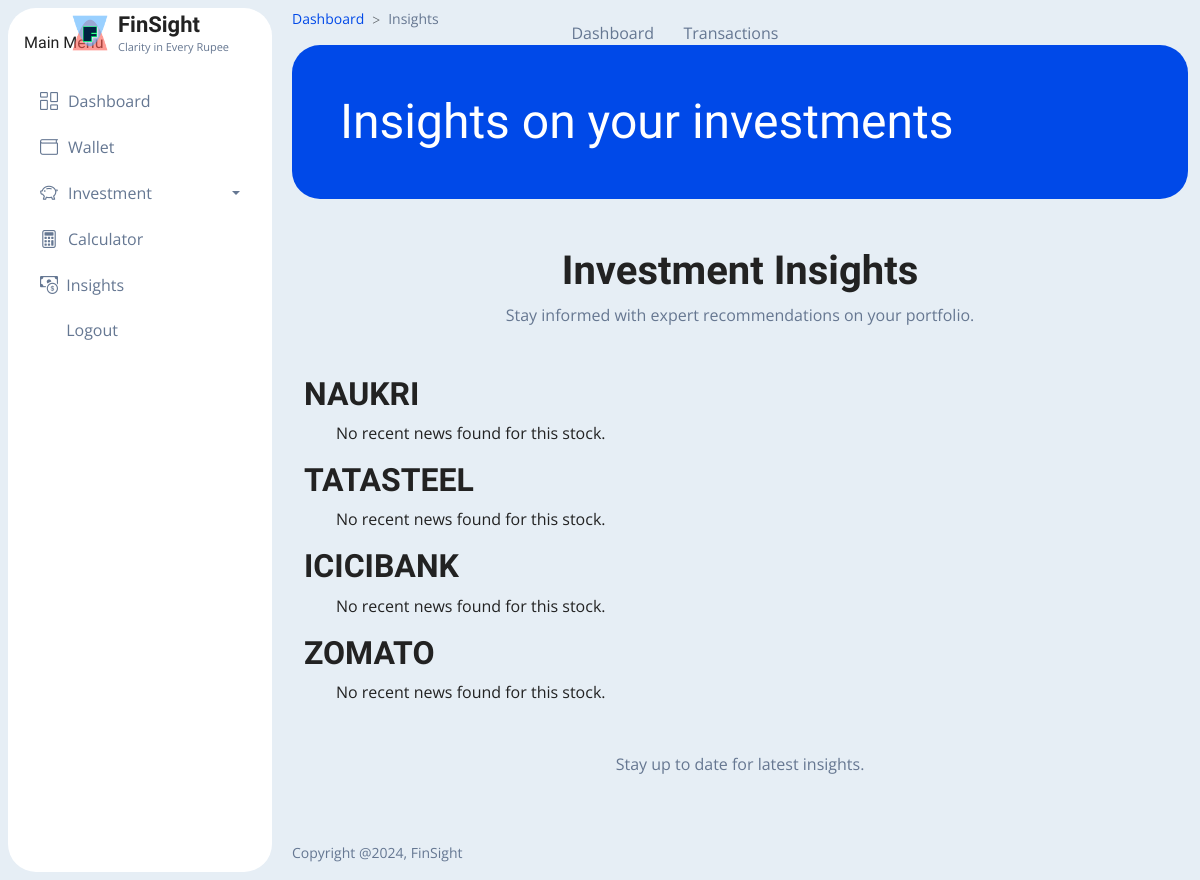
The page /insights/ (signed in) on the database its author committed.
### dashboard/models.py (models this page shows, shortened)
class Portfolio(models.Model):
    user = models.ForeignKey(User, on_delete=models.SET_NULL, related_name="portfolio", null=True, blank=True)
    stock_symbol = models.CharField(max_length=20)
    stock_name = models.CharField(max_length=100)
    exchange_code_nse = models.CharField(max_length=20, blank=True, null=True)  # New Field
    exchange_code_bse = models.CharField(max_length=20, blank=True, null=True)  # New Field
    quantity = models.PositiveIntegerField()
    average_price = models.DecimalField(max_digits=10, decimal_places=2)

### dashboard/views.py (the view)
# urls.py: path('insights/', insights, name='insights'),
def insights(request):
    user = request.user
    portfolio_stocks = Portfolio.objects.filter(user=user)  # Your Portfolio model
    news_by_stock = {}
    for stock in portfolio_stocks:
        stock_symbol = stock.stock_symbol
        news = get_stock_news(stock_symbol)
        news_by_stock[stock_symbol] = news
    return render(request, "insights.html", {"news_by_stock": news_by_stock})

### dashboard/templates/insights.html (shortened to what this page needs)
{% load static %}
<!doctype html>
<html lang="en">
<head>
    <link rel="stylesheet" href="{% static 'css/style.css' %}">
</head>
<body
    class="main-bg main-bg-opac main-bg-blur adminuiux-sidebar-fill-white adminuiux-sidebar-boxed theme-blue roundedui"
    data-theme="theme-blue" data-sidebarfill="adminuiux-sidebar-fill-white" data-bs-spy="scroll"
    data-bs-target="#list-example" data-bs-smooth-scroll="true" tabindex="0">
    {% include 'header.html' %}
    <div class="adminuiux-wrap">
        {% include 'sidebar.html' %}
        <main class="adminuiux-content has-sidebar" onclick="contentClick()">
            <div class="container-fluid mt-4">
                <div class="row gx-3 align-items-center">
                    <div class="col-12 col-sm">
                        <nav aria-label="breadcrumb" class="mb-2">
                            <ol class="breadcrumb mb-0">
                                <li class="breadcrumb-item bi"><a href="{% url 'dashboard' %}">Dashboard</a></li>
                                <li class="breadcrumb-item active bi" aria-current="page">Insights</li>
                            </ol>
                        </nav>
                    </div>
                </div>
            </div>
            <div class="container mt-4" id="main-content">
                <div class="card adminuiux-card bg-theme-1 position-relative overflow-hidden mb-4">
                    <div class="coverimg h-100 w-100 start-0 top-0 position-absolute z-index-0 opacity-50">
                    </div>
                    <div class="card-body z-index-1 p-lg-4 p-xl-5 position-relative">
                        <h1 class="display-5">Insights on your investments</h1>
                    </div>
                </div>
                <div class="container mt-4" id="main-content">
                    <div class="text-center my-4 my-xl-5">
                        <h1>Investment Insights</h1>
                        <p class="text-secondary">Stay informed with expert recommendations on your portfolio.</p>
                    </div>
                    {% for stock, news_list in news_by_stock.items %}
                        <h2>{{ stock }}</h2>
                        <ul>
                            {% for news in news_list %}
                                <li>
                                    <a href="{{ news.url }}" target="_blank">
                                        <strong>{{ news.title }}</strong>
                                    </a>
                                    <p>{{ news.description }}</p>
                                    <small>Source: {{ news.source }} | Published: {{ news.published_at }}</small>
                                </li>
                            {% empty %}
                            <p>No recent news found for this stock.</p>
                            {% endfor %}
                        </ul>
                    {% endfor %}
                </div>
                <div class="text-center my-4 my-xl-5">
                    <p class="text-secondary">Stay up to date for latest insights.</p>
                </div>
            </div>
        </main>
    </div>
    <footer class="adminuiux-footer has-adminuiux-sidebar mt-auto">
        <div class="container-fluid">
            <div class="row">
                <div class="col-12 col-md col-lg py-2">
                    <span class="small">Copyright @2024, FinSight </span>
                </div>
            </div>
        </div>
    </footer>
</body>
</html>

### dashboard/templates/insights.html (style rules this page uses)
:root { --adminuiux-content-font: "Open Sans", sans-serif; --adminuiux-content-font-weight: 400; --adminuiux-title-font: "Lexend", sans-serif; --adminuiux-title-font-weight: 600 }

### rows shown on the page
Portfolio: news_by_stock "NAUKRI"
Portfolio: news_by_stock "TATASTEEL"
Portfolio: news_by_stock "ICICIBANK"
Portfolio: news_by_stock "ZOMATO"
